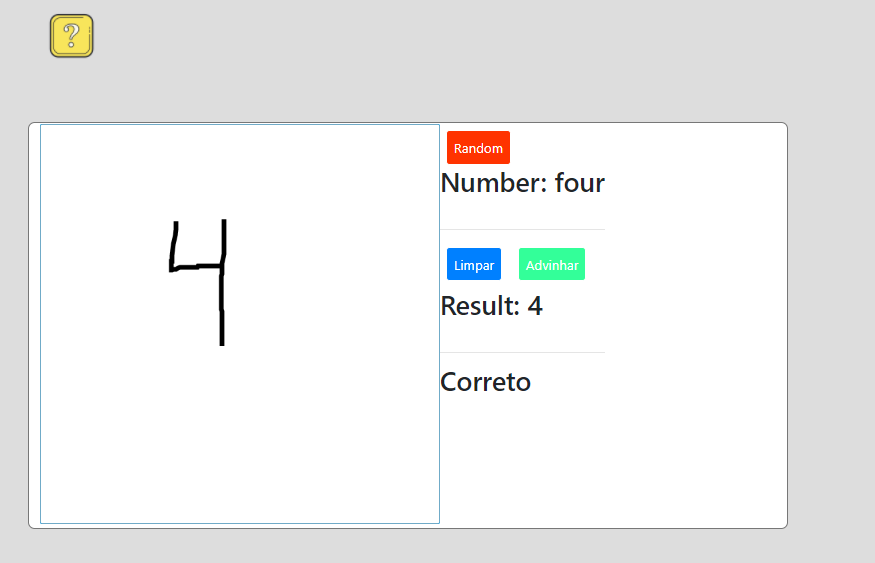
#> input picture print.png, 875 x 563 px
$ python -i utils.py   (imports and definitions only)   (older library calls are emulated)
#> lines starting #> are read from the running program, lines starting #| are printed output that depends on the picture; after the words box and inside, x2 and y2 are one past the last pixel; in counts of white or black regions, pixels touching at a corner belong together
#> further down, picture is the input picture: shape (563, 875, 3); mean B, G, R 238.1, 238.6, 238
from django.conf import settings
from .pyrobocity.descriptor import HOG
from .pyrobocity.preprocessing import Deskew,CenterExtent
from sklearn.externals import joblib
import numpy as np
import imutils
import mahotas
import cv2
import os

# [1 line that did not run here, left out]
# [1 line that did not run here, left out]
# [1 line that did not run here, left out]

# [2 lines that did not run here, left out]


# [1 line not run here, left out]

def auto_canny(image, sigma=0.33):
	# calcula a mediana das intensidades de pixel de canal único
	v = np.median(image)

	# aplique a detecção automática de borda Canny usando a mediana calculada
	lower = int(max(0, (1.0 - sigma) * v))
	upper = int(min(255, (1.0 + sigma) * v))
	edged = cv2.Canny(image, lower, upper)

	# retornar a imagem com arestas
	return edged

def recognize(image):
	output = list()
	image = imutils.resize(image,width=500)
	gray = cv2.cvtColor(image, cv2.COLOR_BGR2GRAY)
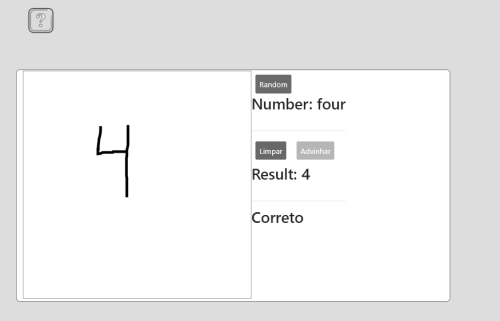
#> gray: shape (321, 500); min 0, max 255, mean 238.4
	blurred = cv2.GaussianBlur(gray, (5, 5), 0)
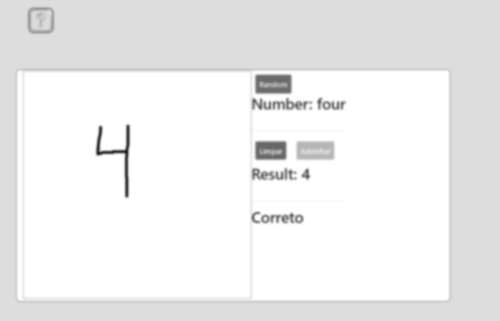
#> blurred: shape (321, 500); min 24, max 255, mean 238.4
	edged = auto_canny(image)
#> in auto_canny, `v = np.median(image)`: v = 255
#> in auto_canny, `lower = int(max(0, (1.0 - sigma) * v))`: lower = 170
#> in auto_canny, `upper = int(min(255, (1.0 + sigma) * v))`: upper = 255
#> in auto_canny, `edged = cv2.Canny(image, lower, upper)`:
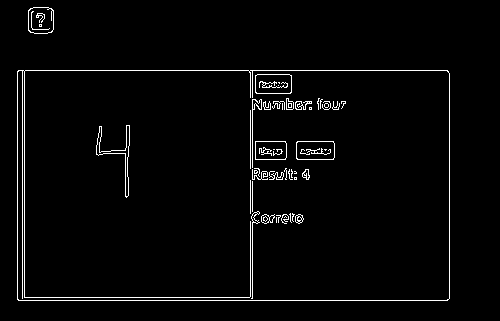
#> edged: shape (321, 500); 2.6% white in thin lines or dots, all inside (x1, y1, x2, y2) = (17, 7, 450, 301)
	cv2.imwrite("edged.png",edged)
	(_, cnts, _) = cv2.findContours(edged.copy(), cv2.RETR_EXTERNAL,cv2.CHAIN_APPROX_SIMPLE)
#> cnts = 2 contours; box (x1, y1, x2, y2) and area: (17, 70, 450, 301) 99352, (28, 7, 54, 34) 621

	cv2.drawContours(edged, cnts, -1, (0,255,0), 3)
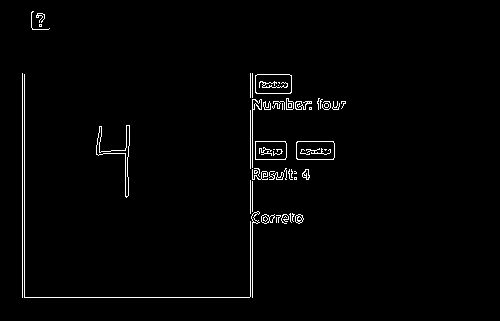
#> edged: shape (321, 500); 1.7% white in thin lines or dots, all inside (x1, y1, x2, y2) = (22, 11, 346, 298)
	(_, cnts, _) = cv2.findContours(edged.copy(), cv2.RETR_EXTERNAL,cv2.CHAIN_APPROX_SIMPLE)
#> cnts = 46 contours, 33 with area under 20; largest, box (x1, y1, x2, y2) and area: (296, 141, 335, 160) 680, (255, 74, 292, 94) 680, (255, 141, 287, 160) 555, (96, 125, 130, 198) 336, (261, 214, 275, 224) 81
	cnts = sorted([(c, cv2.boundingRect(c)[0]) for c in cnts], key = lambda x: x[1])
#> cnts = 46 items

	print("Contours",len(cnts))
#| Contours 46
	for (c,_) in cnts:
		cv2.drawContours(image, [c], 0, (0,255,0), 3)
		cv2.imwrite("drawContours.png",image)
		(x,y,w,h) = cv2.boundingRect(c)

		roi = gray[y:y+h,x:x+w]
		thresh = roi.copy()
		T = mahotas.thresholding.otsu(roi)
		thresh[thresh > T] = 255
		thresh = cv2.bitwise_not(thresh)

		for preprocessor in preprocessors:
			thresh = preprocessor.preprocess(thresh)

		hist = hog.describe(thresh)
		hist = hist.reshape(1,-1)
		digit = model.predict(hist)[0]
		#print("O numero é: {}".format(digit))
		output.append(str(digit))
#> this loop made 1 pass
#> (c, x, y, w, h, T) on pass 1: ([[22, 73], [22, 297]], 22, 73, 1, 225, 0)
#> pass 1, in recognize, `cv2.imwrite("drawContours.png",image)`:
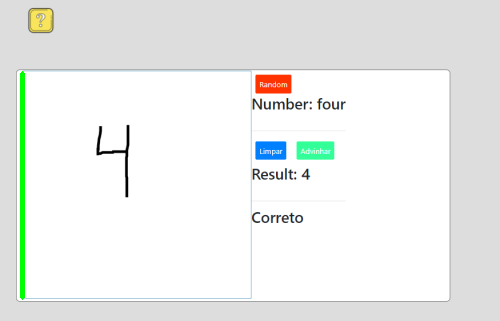
#> saved as drawContours.png: shape (321, 500, 3); mean B, G, R 236.4, 238.7, 236.3
#> after the loop, output = []

	return output

>>> import cv2
>>> picture = cv2.imread('../print.png')
#> (the run stopped early here; a loop or call above may not have finished)
